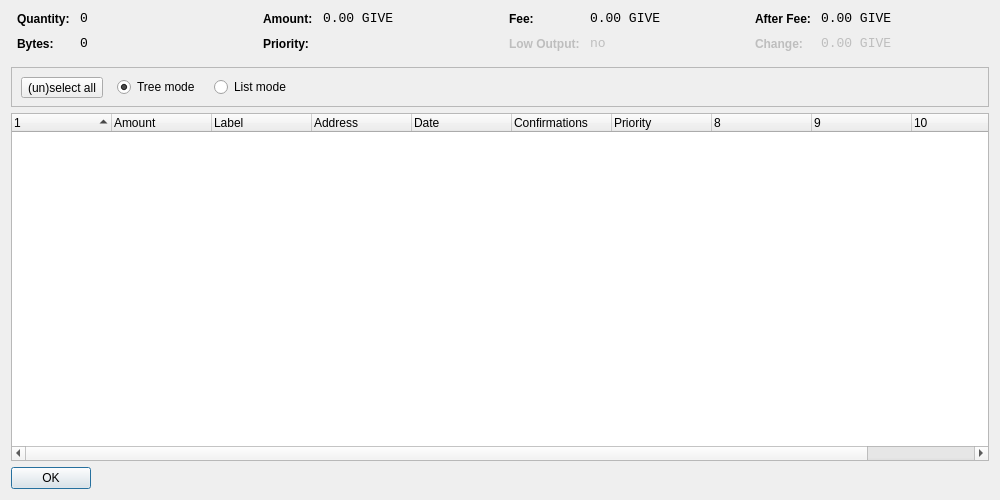
<?xml version="1.0" encoding="UTF-8"?>
<ui version="4.0">
 <class>CoinControlDialog</class>
 <widget class="QDialog" name="CoinControlDialog">
  <property name="geometry">
   <rect>
    <x>0</x>
    <y>0</y>
    <width>1000</width>
    <height>500</height>
   </rect>
  </property>
  <property name="windowTitle">
   <string>Coin Control</string>
  </property>
  <layout class="QVBoxLayout" name="verticalLayout">
   <item>
    <layout class="QHBoxLayout" name="horizontalLayoutTop" stretch="0,0,0,0">
     <property name="topMargin">
      <number>0</number>
     </property>
     <property name="bottomMargin">
      <number>10</number>
     </property>
     <item>
      <layout class="QFormLayout" name="formLayoutCoinControl1">
       <property name="horizontalSpacing">
        <number>10</number>
       </property>
       <property name="verticalSpacing">
        <number>10</number>
       </property>
       <property name="leftMargin">
        <number>6</number>
       </property>
       <property name="rightMargin">
        <number>6</number>
       </property>
       <item row="0" column="0">
        <widget class="QLabel" name="labelCoinControlQuantityText">
         <property name="styleSheet">
          <string notr="true">font-weight:bold;</string>
         </property>
         <property name="text">
          <string>Quantity:</string>
         </property>
        </widget>
       </item>
       <item row="0" column="1">
        <widget class="QLabel" name="labelCoinControlQuantity">
         <property name="font">
          <font>
           <family>Monospace</family>
           <pointsize>10</pointsize>
          </font>
         </property>
         <property name="cursor">
          <cursorShape>IBeamCursor</cursorShape>
         </property>
         <property name="contextMenuPolicy">
          <enum>Qt::ActionsContextMenu</enum>
         </property>
         <property name="text">
          <string>0</string>
         </property>
         <property name="textInteractionFlags">
          <set>Qt::LinksAccessibleByMouse|Qt::TextSelectableByKeyboard|Qt::TextSelectableByMouse</set>
         </property>
        </widget>
       </item>
       <item row="1" column="0">
        <widget class="QLabel" name="labelCoinControlBytesText">
         <property name="styleSheet">
          <string notr="true">font-weight:bold;</string>
         </property>
         <property name="text">
          <string>Bytes:</string>
         </property>
        </widget>
       </item>
       <item row="1" column="1">
        <widget class="QLabel" name="labelCoinControlBytes">
         <property name="font">
          <font>
           <family>Monospace</family>
           <pointsize>10</pointsize>
          </font>
         </property>
         <property name="cursor">
          <cursorShape>IBeamCursor</cursorShape>
         </property>
         <property name="contextMenuPolicy">
          <enum>Qt::ActionsContextMenu</enum>
         </property>
         <property name="text">
          <string>0</string>
         </property>
         <property name="textInteractionFlags">
          <set>Qt::LinksAccessibleByMouse|Qt::TextSelectableByKeyboard|Qt::TextSelectableByMouse</set>
         </property>
        </widget>
       </item>
      </layout>
     </item>
     <item>
      <layout class="QFormLayout" name="formLayoutCoinControl2">
       <property name="horizontalSpacing">
        <number>10</number>
       </property>
       <property name="verticalSpacing">
        <number>10</number>
       </property>
       <property name="leftMargin">
        <number>6</number>
       </property>
       <property name="rightMargin">
        <number>6</number>
       </property>
       <item row="0" column="0">
        <widget class="QLabel" name="labelCoinControlAmountText">
         <property name="styleSheet">
          <string notr="true">font-weight:bold;</string>
         </property>
         <property name="text">
          <string>Amount:</string>
         </property>
        </widget>
       </item>
       <item row="0" column="1">
        <widget class="QLabel" name="labelCoinControlAmount">
         <property name="font">
          <font>
           <family>Monospace</family>
           <pointsize>10</pointsize>
          </font>
         </property>
         <property name="cursor">
          <cursorShape>IBeamCursor</cursorShape>
         </property>
         <property name="contextMenuPolicy">
          <enum>Qt::ActionsContextMenu</enum>
         </property>
         <property name="text">
          <string>0.00 GIVE</string>
         </property>
         <property name="textInteractionFlags">
          <set>Qt::LinksAccessibleByMouse|Qt::TextSelectableByKeyboard|Qt::TextSelectableByMouse</set>
         </property>
        </widget>
       </item>
       <item row="1" column="0">
        <widget class="QLabel" name="labelCoinControlPriorityText">
         <property name="styleSheet">
          <string notr="true">font-weight:bold;</string>
         </property>
         <property name="text">
          <string>Priority:</string>
         </property>
        </widget>
       </item>
       <item row="1" column="1">
        <widget class="QLabel" name="labelCoinControlPriority">
         <property name="font">
          <font>
           <family>Monospace</family>
           <pointsize>10</pointsize>
          </font>
         </property>
         <property name="cursor">
          <cursorShape>IBeamCursor</cursorShape>
         </property>
         <property name="contextMenuPolicy">
          <enum>Qt::ActionsContextMenu</enum>
         </property>
         <property name="text">
          <string/>
         </property>
         <property name="textInteractionFlags">
          <set>Qt::LinksAccessibleByMouse|Qt::TextSelectableByKeyboard|Qt::TextSelectableByMouse</set>
         </property>
        </widget>
       </item>
      </layout>
     </item>
     <item>
      <layout class="QFormLayout" name="formLayoutCoinControl3">
       <property name="horizontalSpacing">
        <number>10</number>
       </property>
       <property name="verticalSpacing">
        <number>10</number>
       </property>
       <property name="leftMargin">
        <number>6</number>
       </property>
       <property name="rightMargin">
        <number>6</number>
       </property>
       <item row="0" column="0">
        <widget class="QLabel" name="labelCoinControlFeeText">
         <property name="styleSheet">
          <string notr="true">font-weight:bold;</string>
         </property>
         <property name="text">
          <string>Fee:</string>
         </property>
        </widget>
       </item>
       <item row="0" column="1">
        <widget class="QLabel" name="labelCoinControlFee">
         <property name="font">
          <font>
           <family>Monospace</family>
           <pointsize>10</pointsize>
          </font>
         </property>
         <property name="cursor">
          <cursorShape>IBeamCursor</cursorShape>
         </property>
         <property name="contextMenuPolicy">
          <enum>Qt::ActionsContextMenu</enum>
         </property>
         <property name="text">
          <string>0.00 GIVE</string>
         </property>
         <property name="textInteractionFlags">
          <set>Qt::LinksAccessibleByMouse|Qt::TextSelectableByKeyboard|Qt::TextSelectableByMouse</set>
         </property>
        </widget>
       </item>
       <item row="1" column="0">
        <widget class="QLabel" name="labelCoinControlLowOutputText">
         <property name="enabled">
          <bool>false</bool>
         </property>
         <property name="styleSheet">
          <string notr="true">font-weight:bold;</string>
         </property>
         <property name="text">
          <string>Low Output:</string>
         </property>
        </widget>
       </item>
       <item row="1" column="1">
        <widget class="QLabel" name="labelCoinControlLowOutput">
         <property name="enabled">
          <bool>false</bool>
         </property>
         <property name="font">
          <font>
           <family>Monospace</family>
           <pointsize>10</pointsize>
          </font>
         </property>
         <property name="cursor">
          <cursorShape>IBeamCursor</cursorShape>
         </property>
         <property name="contextMenuPolicy">
          <enum>Qt::ActionsContextMenu</enum>
         </property>
         <property name="text">
          <string>no</string>
         </property>
         <property name="textInteractionFlags">
          <set>Qt::LinksAccessibleByMouse|Qt::TextSelectableByKeyboard|Qt::TextSelectableByMouse</set>
         </property>
        </widget>
       </item>
      </layout>
     </item>
     <item>
      <layout class="QFormLayout" name="formLayoutCoinControl4">
       <property name="horizontalSpacing">
        <number>10</number>
       </property>
       <property name="verticalSpacing">
        <number>10</number>
       </property>
       <property name="leftMargin">
        <number>6</number>
       </property>
       <property name="rightMargin">
        <number>6</number>
       </property>
       <item row="0" column="0">
        <widget class="QLabel" name="labelCoinControlAfterFeeText">
         <property name="styleSheet">
          <string notr="true">font-weight:bold;</string>
         </property>
         <property name="text">
          <string>After Fee:</string>
         </property>
        </widget>
       </item>
       <item row="0" column="1">
        <widget class="QLabel" name="labelCoinControlAfterFee">
         <property name="font">
          <font>
           <family>Monospace</family>
           <pointsize>10</pointsize>
          </font>
         </property>
         <property name="cursor">
          <cursorShape>IBeamCursor</cursorShape>
         </property>
         <property name="contextMenuPolicy">
          <enum>Qt::ActionsContextMenu</enum>
         </property>
         <property name="text">
          <string>0.00 GIVE</string>
         </property>
         <property name="textInteractionFlags">
          <set>Qt::LinksAccessibleByMouse|Qt::TextSelectableByKeyboard|Qt::TextSelectableByMouse</set>
         </property>
        </widget>
       </item>
       <item row="1" column="0">
        <widget class="QLabel" name="labelCoinControlChangeText">
         <property name="enabled">
          <bool>false</bool>
         </property>
         <property name="styleSheet">
          <string notr="true">font-weight:bold;</string>
         </property>
         <property name="text">
          <string>Change:</string>
         </property>
        </widget>
       </item>
       <item row="1" column="1">
        <widget class="QLabel" name="labelCoinControlChange">
         <property name="enabled">
          <bool>false</bool>
         </property>
         <property name="font">
          <font>
           <family>Monospace</family>
           <pointsize>10</pointsize>
          </font>
         </property>
         <property name="cursor">
          <cursorShape>IBeamCursor</cursorShape>
         </property>
         <property name="contextMenuPolicy">
          <enum>Qt::ActionsContextMenu</enum>
         </property>
         <property name="text">
          <string>0.00 GIVE</string>
         </property>
         <property name="textInteractionFlags">
          <set>Qt::LinksAccessibleByMouse|Qt::TextSelectableByKeyboard|Qt::TextSelectableByMouse</set>
         </property>
        </widget>
       </item>
      </layout>
     </item>
    </layout>
   </item>
   <item>
    <widget class="QFrame" name="frame">
     <property name="minimumSize">
      <size>
       <width>0</width>
       <height>40</height>
      </size>
     </property>
     <property name="frameShape">
      <enum>QFrame::StyledPanel</enum>
     </property>
     <property name="frameShadow">
      <enum>QFrame::Sunken</enum>
     </property>
     <widget class="QWidget" name="horizontalLayoutWidget">
      <property name="geometry">
       <rect>
        <x>10</x>
        <y>0</y>
        <width>781</width>
        <height>41</height>
       </rect>
      </property>
      <layout class="QHBoxLayout" name="horizontalLayoutPanel" stretch="0,0,0,0">
       <property name="spacing">
        <number>14</number>
       </property>
       <item>
        <widget class="QToolButton" name="toolButtonSelectAll">
         <property name="sizePolicy">
          <sizepolicy hsizetype="Maximum" vsizetype="Fixed">
           <horstretch>0</horstretch>
           <verstretch>0</verstretch>
          </sizepolicy>
         </property>
         <property name="text">
          <string>(un)select all</string>
         </property>
        </widget>
       </item>
       <item>
        <widget class="QRadioButton" name="radioTreeMode">
         <property name="sizePolicy">
          <sizepolicy hsizetype="Maximum" vsizetype="Fixed">
           <horstretch>0</horstretch>
           <verstretch>0</verstretch>
          </sizepolicy>
         </property>
         <property name="text">
          <string>Tree mode</string>
         </property>
         <property name="checked">
          <bool>true</bool>
         </property>
        </widget>
       </item>
       <item>
        <widget class="QRadioButton" name="radioListMode">
         <property name="sizePolicy">
          <sizepolicy hsizetype="Maximum" vsizetype="Fixed">
           <horstretch>0</horstretch>
           <verstretch>0</verstretch>
          </sizepolicy>
         </property>
         <property name="text">
          <string>List mode</string>
         </property>
        </widget>
       </item>
       <item>
        <spacer name="horizontalSpacer">
         <property name="orientation">
          <enum>Qt::Horizontal</enum>
         </property>
         <property name="sizeHint" stdset="0">
          <size>
           <width>40</width>
           <height>20</height>
          </size>
         </property>
        </spacer>
       </item>
      </layout>
     </widget>
    </widget>
   </item>
   <item>
    <widget class="CoinControlTreeWidget" name="treeWidget">
     <property name="contextMenuPolicy">
      <enum>Qt::CustomContextMenu</enum>
     </property>
     <property name="sortingEnabled">
      <bool>false</bool>
     </property>
     <property name="columnCount">
      <number>11</number>
     </property>
     <attribute name="headerShowSortIndicator" stdset="0">
      <bool>true</bool>
     </attribute>
     <attribute name="headerStretchLastSection">
      <bool>false</bool>
     </attribute>
     <column>
      <property name="text">
       <string/>
      </property>
     </column>
     <column>
      <property name="text">
       <string>Amount</string>
      </property>
     </column>
     <column>
      <property name="text">
       <string>Label</string>
      </property>
     </column>
     <column>
      <property name="text">
       <string>Address</string>
      </property>
     </column>
     <column>
      <property name="text">
       <string>Date</string>
      </property>
     </column>
     <column>
      <property name="text">
       <string>Confirmations</string>
      </property>
      <property name="toolTip">
       <string>Confirmed</string>
      </property>
     </column>
     <column>
      <property name="text">
       <string>Priority</string>
      </property>
     </column>
     <column>
      <property name="text">
       <string/>
      </property>
     </column>
     <column>
      <property name="text">
       <string/>
      </property>
     </column>
     <column>
      <property name="text">
       <string/>
      </property>
     </column>
     <column>
      <property name="text">
       <string/>
      </property>
     </column>
    </widget>
   </item>
   <item>
    <widget class="QDialogButtonBox" name="buttonBox">
     <property name="sizePolicy">
      <sizepolicy hsizetype="Maximum" vsizetype="Fixed">
       <horstretch>0</horstretch>
       <verstretch>0</verstretch>
      </sizepolicy>
     </property>
     <property name="orientation">
      <enum>Qt::Horizontal</enum>
     </property>
     <property name="standardButtons">
      <set>QDialogButtonBox::Ok</set>
     </property>
    </widget>
   </item>
  </layout>
 </widget>
 <customwidgets>
  <customwidget>
   <class>CoinControlTreeWidget</class>
   <extends>QTreeWidget</extends>
   <header>coincontroltreewidget.h</header>
  </customwidget>
 </customwidgets>
 <resources/>
 <connections/>
</ui>
